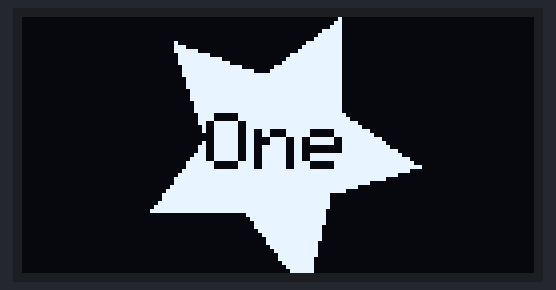
The sketch below on a simulated Arduino Uno, built with avr-gcc and run on an emulated ATmega328P. Parts: 128×64 one-colour display.

Above: at 0.18 s.
At 1.41 s:
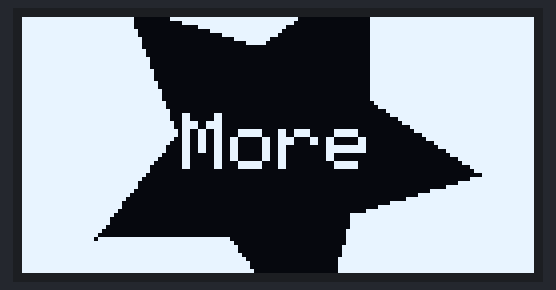
At 1.98 s:
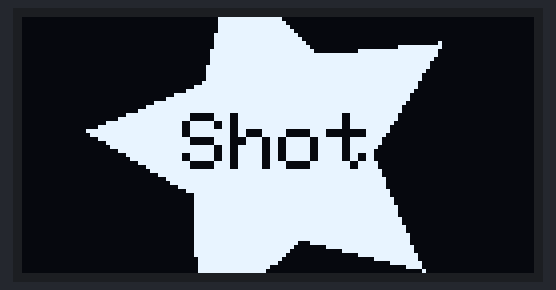
At 2.62 s:
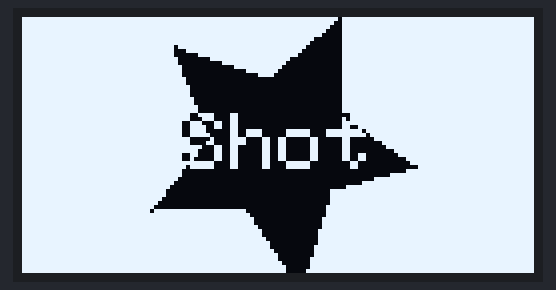
At 5.5 s:
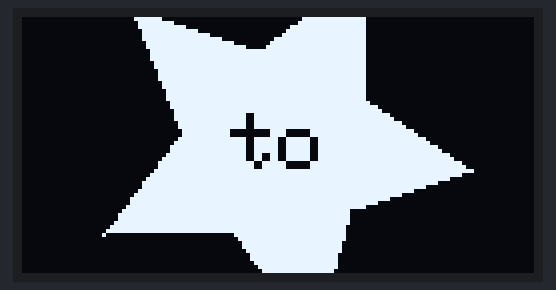
At 10.9 s:
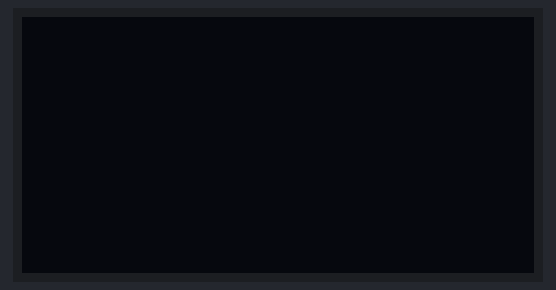

Measured:
- by itself, everything shown: repeats every 12.8 s, in 181 steps
- what the display in image 5 shows lasts 2.1 s, from 10.8 s to 12.9 s

The sketch:

ONE_MORE_SHOT.ino
```cpp
#include <Wire.h>
#include <Adafruit_GFX.h>
#include <Adafruit_SH110X.h>

#define SCREEN_WIDTH 128
#define SCREEN_HEIGHT 64
#define OLED_RESET    -1

Adafruit_SH1106G display = Adafruit_SH1106G(SCREEN_WIDTH, SCREEN_HEIGHT, &Wire, OLED_RESET);

struct TextFrame {
  const char* text;
  unsigned int delayMs;
  bool isInverted;
};

TextFrame sequence[] = {
  {"One",       800,  false},
  {"More",      800,  true},
  {"Shot",      800,  false},
  {"Cause",     800,  true},
  {"I feel",    500,  false},
  {"like",      500,  false},
  {"you're",    400,  false},
  {"up",        400,  false},
  {"to",        400,  false},
  {"something", 800,  true},
  {"fuck",      500,  false},
  {"that",      500,  false},
  {"you're",    400,  false},
  {"up",        400,  false},
  {"to",        400,  false},
  {"something", 800,  true},
  {"something", 1000, false}
};

const int sequenceLength = sizeof(sequence) / sizeof(sequence[0]);

const int CX = SCREEN_WIDTH / 2;
const int CY = SCREEN_HEIGHT / 2;

// Draws a clean, solid 5-pointed star
void drawSolidStar(int16_t cx, int16_t cy, int16_t outerR, float angleRad) {
  int16_t innerR = outerR / 2;
  int16_t x[10], y[10];

  for (int i = 0; i < 10; i++) {
    float a = angleRad + (i * 36.0 * 0.01745329);
    int16_t r = (i % 2 == 0) ? outerR : innerR;
    x[i] = cx + cos(a) * r;
    y[i] = cy + sin(a) * r;
  }

  for (int i = 0; i < 10; i++) {
    int next = (i + 1) % 10;
    display.fillTriangle(cx, cy, x[i], y[i], x[next], y[next], SH110X_WHITE);
  }
}

void setup() {
  display.begin(0x3C, true);
  display.clearDisplay();
  display.display();
}

void loop() {
  int currentFrameIdx = 0;
  unsigned long frameStartTime = millis();

  float starAngle = 0.0;
  float scaleAngle = 0.0;

  while (currentFrameIdx < sequenceLength) {
    unsigned long currentMillis = millis();

    if (currentMillis - frameStartTime >= sequence[currentFrameIdx].delayMs) {
      currentFrameIdx++;
      frameStartTime = currentMillis;
      if (currentFrameIdx >= sequenceLength) break;
    }

    TextFrame currentFrame = sequence[currentFrameIdx];

    display.invertDisplay(currentFrame.isInverted);
    display.clearDisplay();

    // Smooth continuous rotation
    starAngle += 0.07;
    if (starAngle >= 6.28318) starAngle = 0.0;

    // Smooth breathing size modulation (small to big and back)
    scaleAngle += 0.08;
    if (scaleAngle >= 6.28318) scaleAngle = 0.0;

    // Outer radius grows smoothly between 16px and 52px
    int16_t currentRadius = 16 + (int16_t)((sin(scaleAngle) + 1.0) / 2.0 * 36.0);

    // 1. Draw central solid star
    drawSolidStar(CX, CY, currentRadius, starAngle);

    // 2. Render centered text with XOR auto-inversion directly over the star
    display.setTextSize(2);
    display.setTextColor(SH110X_INVERSE);

    int16_t x1, y1;
    uint16_t w, h;
    display.getTextBounds(currentFrame.text, 0, 0, &x1, &y1, &w, &h);

    int cursorX = (SCREEN_WIDTH - w) / 2;
    int cursorY = (SCREEN_HEIGHT - h) / 2;

    display.setCursor(cursorX, cursorY);
    display.print(currentFrame.text);

    display.display();
  }

  display.invertDisplay(false);
  display.clearDisplay();
  display.display();
  delay(2000);
}
```
